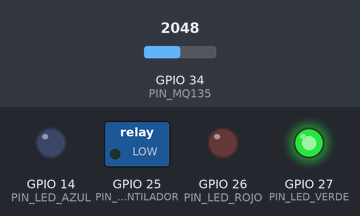
A sketch run on a simulated ESP32. On the bench: switched loads named in the sketch (green lamp = pin HIGH), output pins drawn as LEDs (lit = HIGH). Inputs (shaded band) come from the test bench; at power-on: GPIO 34 (PIN_MQ135) = 2048. WiFi joins after 1.5 s; servers stay silent unless stated; uploads are accepted with an empty reply; what the sketch prints to the serial monitor is not drawn.

Above: at 6.3 s.
At 10.2 s:
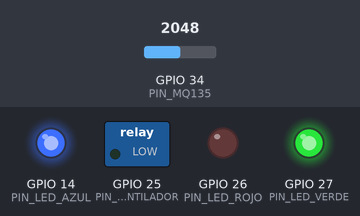
Timing chart, 0 to 15.7 s (numbered marks = the images above):
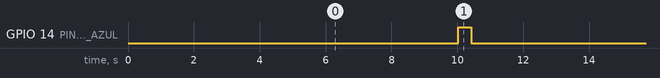

The sketch:

esp32_salud_ocupacional.ino
```cpp
/**
* ESP32 - Sistema de Salud Ocupacional
* Sensores: MQ135 (CO2)
* Actuadores: Ventilador (Relé), LEDs
*/

#include <WiFi.h>
#include <HTTPClient.h>
#include <ArduinoJson.h>

// ========================================
// CONFIGURACIÓN WiFi
// ========================================
const char* ssid = "Eric";           // Cambiar por tu red
const char* password = "Empanadis0";   // Cambiar por tu contraseña

// ========================================
// CONFIGURACIÓN API
// ========================================
const char* apiURL = "http://192.168.1.100:3001"; // Cambiar por IP de tu PC
String deviceID = "ESP32_ESCRITORIO_01";

// ========================================
// PINES DE HARDWARE
// ========================================
const int PIN_MQ135 = 34;        // Pin analógico para sensor MQ135
const int PIN_RELE_VENTILADOR = 25;  // Pin digital para relé del ventilador
const int PIN_LED_ROJO = 26;     // LED indicador de alerta
const int PIN_LED_VERDE = 27;    // LED indicador de estado normal
const int PIN_LED_AZUL = 14;     // LED indicador de actividad

// ========================================
// VARIABLES GLOBALES
// ========================================
unsigned long ultimaLectura = 0;
const unsigned long intervaloLectura = 10000; // Leer cada 10 segundos

bool ventiladorActivo = false;
int valorCO2 = 0;

// ========================================
// SETUP
// ========================================
void setup() {
Serial.begin(115200);
delay(1000);

Serial.println("\n=================================");
Serial.println("ESP32 - Salud Ocupacional");
Serial.println("=================================\n");

// Configurar pines
pinMode(PIN_RELE_VENTILADOR, OUTPUT);
pinMode(PIN_LED_ROJO, OUTPUT);
pinMode(PIN_LED_VERDE, OUTPUT);
pinMode(PIN_LED_AZUL, OUTPUT);

// Estado inicial
digitalWrite(PIN_RELE_VENTILADOR, LOW);
digitalWrite(PIN_LED_ROJO, LOW);
digitalWrite(PIN_LED_VERDE, HIGH); // Verde encendido = sistema OK
digitalWrite(PIN_LED_AZUL, LOW);

// Conectar a WiFi
conectarWiFi();

// Registrar dispositivo en API
registrarDispositivo();

Serial.println("\n✓ Sistema iniciado correctamente");
}

// ========================================
// LOOP PRINCIPAL
// ========================================
void loop() {
unsigned long tiempoActual = millis();

// Verificar conexión WiFi
if (WiFi.status() != WL_CONNECTED) {
Serial.println("⚠️ WiFi desconectado, reconectando...");
conectarWiFi();
}

// Leer sensores y enviar datos cada intervalo
if (tiempoActual - ultimaLectura >= intervaloLectura) {
ultimaLectura = tiempoActual;

// Parpadeo LED azul (actividad)
digitalWrite(PIN_LED_AZUL, HIGH);

// Leer sensor MQ135
valorCO2 = leerSensorCO2();

// Enviar lectura a API
enviarLecturaSensor(valorCO2);

// Consultar comandos pendientes
verificarComandos();

digitalWrite(PIN_LED_AZUL, LOW);
}

delay(100);
}

// ========================================
// FUNCIONES DE RED
// ========================================

void conectarWiFi() {
Serial.print("Conectando a WiFi");
WiFi.begin(ssid, password);

int intentos = 0;
while (WiFi.status() != WL_CONNECTED && intentos < 30) {
delay(500);
Serial.print(".");
intentos++;
}

if (WiFi.status() == WL_CONNECTED) {
Serial.println("\n✓ WiFi conectado");
Serial.print("IP: ");
Serial.println(WiFi.localIP());
} else {
Serial.println("\n❌ Error conectando WiFi");
}
}

void registrarDispositivo() {
if (WiFi.status() != WL_CONNECTED) return;

HTTPClient http;
String endpoint = String(apiURL) + "/api/esp32/registrar";

http.begin(endpoint);
http.addHeader("Content-Type", "application/json");

StaticJsonDocument<200> doc;
doc["device_id"] = deviceID;
doc["tipo"] = "sensor_actuador";
doc["sensores"] = "MQ135";
doc["actuadores"] = "ventilador,leds";

String jsonString;
serializeJson(doc, jsonString);

int httpCode = http.POST(jsonString);

if (httpCode > 0) {
String response = http.getString();
Serial.println("✓ Dispositivo registrado en API");
Serial.println("Respuesta: " + response);
} else {
Serial.println("❌ Error registrando dispositivo");
}

http.end();
}

void enviarLecturaSensor(int co2) {
if (WiFi.status() != WL_CONNECTED) return;

HTTPClient http;
String endpoint = String(apiURL) + "/api/esp32/lectura";

http.begin(endpoint);
http.addHeader("Content-Type", "application/json");

StaticJsonDocument<300> doc;
doc["device_id"] = deviceID;
doc["tipo_sensor"] = "co2";
doc["valor"] = co2;
doc["unidad"] = "ppm";
doc["timestamp"] = millis();

String jsonString;
serializeJson(doc, jsonString);

int httpCode = http.POST(jsonString);

if (httpCode > 0) {
Serial.print("📤 Lectura enviada - CO2: ");
Serial.print(co2);
Serial.println(" ppm");
} else {
Serial.println("❌ Error enviando lectura");
}

http.end();
}

void verificarComandos() {
if (WiFi.status() != WL_CONNECTED) return;

HTTPClient http;
String endpoint = String(apiURL) + "/api/esp32/comandos?device_id=" + deviceID;

http.begin(endpoint);
int httpCode = http.GET();

if (httpCode == 200) {
String payload = http.getString();

StaticJsonDocument<512> doc;
DeserializationError error = deserializeJson(doc, payload);

if (!error && doc["success"] == true) {
    JsonArray comandos = doc["comandos"].as<JsonArray>();

    for (JsonObject comando : comandos) {
    String accion = comando["accion"].as<String>();
    String parametro = comando["parametro"].as<String>();
    int comandoId = comando["id"];

    Serial.print("📥 Comando recibido: ");
    Serial.println(accion);

    ejecutarComando(accion, parametro);
    confirmarComando(comandoId);
    }
}
}

http.end();
}

void confirmarComando(int comandoId) {
if (WiFi.status() != WL_CONNECTED) return;

HTTPClient http;
String endpoint = String(apiURL) + "/api/esp32/comando/confirmar";

http.begin(endpoint);
http.addHeader("Content-Type", "application/json");

StaticJsonDocument<200> doc;
doc["comando_id"] = comandoId;
doc["device_id"] = deviceID;
doc["estado"] = "ejecutado";

String jsonString;
serializeJson(doc, jsonString);

http.POST(jsonString);
http.end();
}

// ========================================
// FUNCIONES DE SENSORES
// ========================================

int leerSensorCO2() {
// Leer valor analógico del MQ135
int valorAnalogico = analogRead(PIN_MQ135);

// Convertir a PPM (calibración aproximada)
// Nota: Requiere calibración específica del sensor
int ppm = map(valorAnalogico, 0, 4095, 400, 2000);

// Limitar valores
ppm = constrain(ppm, 400, 5000);

return ppm;
}

// ========================================
// FUNCIONES DE ACTUADORES
// ========================================

void ejecutarComando(String accion, String parametro) {
if (accion == "activar_ventilador") {
activarVentilador(true);
}
else if (accion == "desactivar_ventilador") {
activarVentilador(false);
}
else if (accion == "led_alerta") {
if (parametro == "rojo") {
    digitalWrite(PIN_LED_ROJO, HIGH);
    digitalWrite(PIN_LED_VERDE, LOW);
} else if (parametro == "verde") {
    digitalWrite(PIN_LED_VERDE, HIGH);
    digitalWrite(PIN_LED_ROJO, LOW);
}
}
else if (accion == "leds_off") {
digitalWrite(PIN_LED_ROJO, LOW);
digitalWrite(PIN_LED_VERDE, LOW);
}
}

void activarVentilador(bool estado) {
ventiladorActivo = estado;
digitalWrite(PIN_RELE_VENTILADOR, estado ? HIGH : LOW);

Serial.print("🌀 Ventilador: ");
Serial.println(estado ? "ACTIVADO" : "DESACTIVADO");
}
```

Measured:
- by itself, GPIO 14 (PIN_LED_AZUL): alternates HIGH for 0.40 s and LOW for 9.6 s
